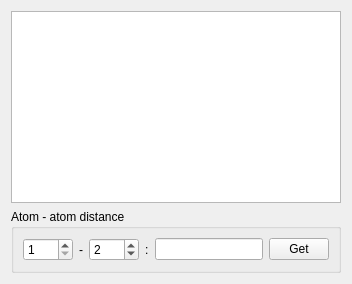
              <widget class="QWidget" name="tab_21">
               <attribute name="title">
                <string>Selection history</string>
               </attribute>
               <layout class="QVBoxLayout" name="verticalLayout_59">
                <item>
                 <widget class="QTextBrowser" name="AtomPropertiesText"/>
                </item>
                <item>
                 <widget class="QGroupBox" name="groupBox_20">
                  <property name="minimumSize">
                   <size>
                    <width>0</width>
                    <height>60</height>
                   </size>
                  </property>
                  <property name="title">
                   <string>Atom - atom distance</string>
                  </property>
                  <layout class="QHBoxLayout" name="horizontalLayout_66">
                   <item>
                    <widget class="QSpinBox" name="PropertyAtomAtomDistanceAt1">
                     <property name="minimumSize">
                      <size>
                       <width>50</width>
                       <height>0</height>
                      </size>
                     </property>
                     <property name="minimum">
                      <number>1</number>
                     </property>
                     <property name="maximum">
                      <number>100</number>
                     </property>
                    </widget>
                   </item>
                   <item>
                    <widget class="QLabel" name="label_56">
                     <property name="text">
                      <string>-</string>
                     </property>
                    </widget>
                   </item>
                   <item>
                    <widget class="QSpinBox" name="PropertyAtomAtomDistanceAt2">
                     <property name="minimumSize">
                      <size>
                       <width>50</width>
                       <height>0</height>
                      </size>
                     </property>
                     <property name="minimum">
                      <number>1</number>
                     </property>
                     <property name="value">
                      <number>2</number>
                     </property>
                    </widget>
                   </item>
                   <item>
                    <widget class="QLabel" name="label_62">
                     <property name="text">
                      <string>:</string>
                     </property>
                    </widget>
                   </item>
                   <item>
                    <widget class="QLineEdit" name="PropertyAtomAtomDistance"/>
                   </item>
                   <item>
                    <widget class="QPushButton" name="PropertyAtomAtomDistanceGet">
                     <property name="maximumSize">
                      <size>
                       <width>60</width>
                       <height>16777215</height>
                      </size>
                     </property>
                     <property name="text">
                      <string>Get</string>
                     </property>
                    </widget>
                   </item>
                  </layout>
                 </widget>
                </item>
               </layout>
              </widget>
